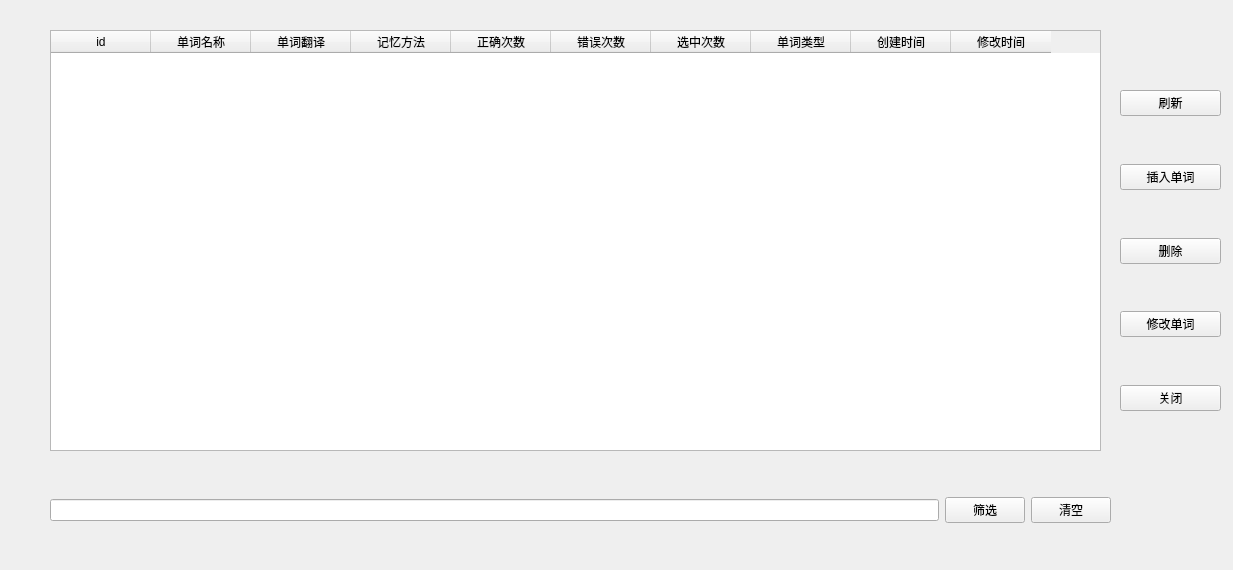
<?xml version="1.0" encoding="UTF-8"?>
<ui version="4.0">
 <class>wordManage</class>
 <widget class="QWidget" name="wordManage">
  <property name="geometry">
   <rect>
    <x>0</x>
    <y>0</y>
    <width>1233</width>
    <height>570</height>
   </rect>
  </property>
  <property name="windowTitle">
   <string>Form</string>
  </property>
  <widget class="QTableWidget" name="tableWidget">
   <property name="enabled">
    <bool>true</bool>
   </property>
   <property name="geometry">
    <rect>
     <x>50</x>
     <y>30</y>
     <width>1051</width>
     <height>421</height>
    </rect>
   </property>
   <property name="selectionMode">
    <enum>QAbstractItemView::ExtendedSelection</enum>
   </property>
   <property name="selectionBehavior">
    <enum>QAbstractItemView::SelectRows</enum>
   </property>
   <column>
    <property name="text">
     <string>id</string>
    </property>
   </column>
   <column>
    <property name="text">
     <string>单词名称</string>
    </property>
   </column>
   <column>
    <property name="text">
     <string>单词翻译</string>
    </property>
   </column>
   <column>
    <property name="text">
     <string>记忆方法</string>
    </property>
   </column>
   <column>
    <property name="text">
     <string>正确次数</string>
    </property>
   </column>
   <column>
    <property name="text">
     <string>错误次数</string>
    </property>
   </column>
   <column>
    <property name="text">
     <string>选中次数</string>
    </property>
   </column>
   <column>
    <property name="text">
     <string>单词类型</string>
    </property>
   </column>
   <column>
    <property name="text">
     <string>创建时间</string>
    </property>
   </column>
   <column>
    <property name="text">
     <string>修改时间</string>
    </property>
   </column>
  </widget>
  <widget class="QWidget" name="verticalLayoutWidget">
   <property name="geometry">
    <rect>
     <x>1120</x>
     <y>90</y>
     <width>101</width>
     <height>321</height>
    </rect>
   </property>
   <layout class="QVBoxLayout" name="verticalLayout">
    <item>
     <widget class="QPushButton" name="FlushButton">
      <property name="text">
       <string>刷新</string>
      </property>
      <property name="shortcut">
       <string>F5</string>
      </property>
     </widget>
    </item>
    <item>
     <spacer name="verticalSpacer">
      <property name="orientation">
       <enum>Qt::Vertical</enum>
      </property>
      <property name="sizeHint" stdset="0">
       <size>
        <width>20</width>
        <height>40</height>
       </size>
      </property>
     </spacer>
    </item>
    <item>
     <widget class="QPushButton" name="insertWordButtion">
      <property name="text">
       <string>插入单词</string>
      </property>
     </widget>
    </item>
    <item>
     <spacer name="verticalSpacer_2">
      <property name="orientation">
       <enum>Qt::Vertical</enum>
      </property>
      <property name="sizeHint" stdset="0">
       <size>
        <width>20</width>
        <height>40</height>
       </size>
      </property>
     </spacer>
    </item>
    <item>
     <widget class="QPushButton" name="pushButton">
      <property name="text">
       <string>删除</string>
      </property>
     </widget>
    </item>
    <item>
     <spacer name="verticalSpacer_3">
      <property name="orientation">
       <enum>Qt::Vertical</enum>
      </property>
      <property name="sizeHint" stdset="0">
       <size>
        <width>20</width>
        <height>40</height>
       </size>
      </property>
     </spacer>
    </item>
    <item>
     <widget class="QPushButton" name="pushButton_2">
      <property name="text">
       <string>修改单词</string>
      </property>
     </widget>
    </item>
    <item>
     <spacer name="verticalSpacer_4">
      <property name="orientation">
       <enum>Qt::Vertical</enum>
      </property>
      <property name="sizeHint" stdset="0">
       <size>
        <width>20</width>
        <height>40</height>
       </size>
      </property>
     </spacer>
    </item>
    <item>
     <widget class="QPushButton" name="closeManageButton">
      <property name="text">
       <string>关闭</string>
      </property>
     </widget>
    </item>
   </layout>
  </widget>
  <widget class="QWidget" name="horizontalLayoutWidget">
   <property name="geometry">
    <rect>
     <x>50</x>
     <y>470</y>
     <width>1061</width>
     <height>81</height>
    </rect>
   </property>
   <layout class="QHBoxLayout" name="horizontalLayout">
    <item>
     <widget class="QLineEdit" name="SearchLineEdit"/>
    </item>
    <item>
     <widget class="QPushButton" name="SeachPushButton">
      <property name="text">
       <string>筛选</string>
      </property>
      <property name="shortcut">
       <string>Return</string>
      </property>
     </widget>
    </item>
    <item>
     <widget class="QPushButton" name="CearPushButton">
      <property name="text">
       <string>清空</string>
      </property>
     </widget>
    </item>
   </layout>
  </widget>
 </widget>
 <resources/>
 <connections>
  <connection>
   <sender>closeManageButton</sender>
   <signal>clicked()</signal>
   <receiver>wordManage</receiver>
   <slot>close()</slot>
   <hints>
    <hint type="sourcelabel">
     <x>950</x>
     <y>312</y>
    </hint>
    <hint type="destinationlabel">
     <x>940</x>
     <y>391</y>
    </hint>
   </hints>
  </connection>
 </connections>
</ui>
